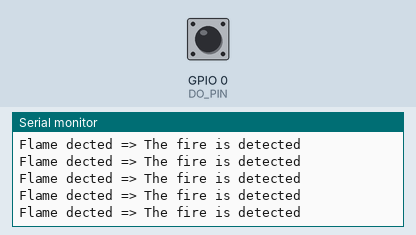
Recording of a sketch running on a simulated ESP32. Parts: the last lines printed to the serial monitor. Inputs (shaded band) come from the test bench; at power-on: GPIO 0 (DO_PIN) LOW.

Above: at 1.2 s.
1.3 s: GPIO 0 (DO_PIN) driven HIGH
At 1.38 s:
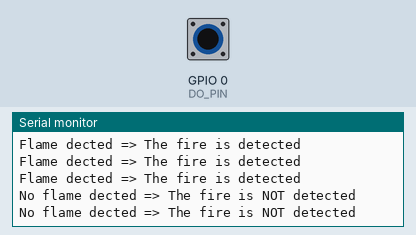
3.2 s: GPIO 0 (DO_PIN) driven LOW
At 3.26 s:
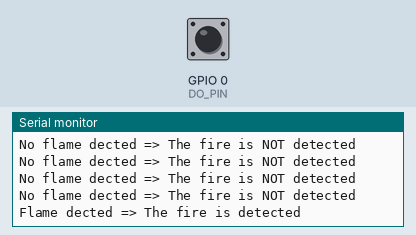
6.2 s: GPIO 0 (DO_PIN) driven HIGH
At 6.32 s:
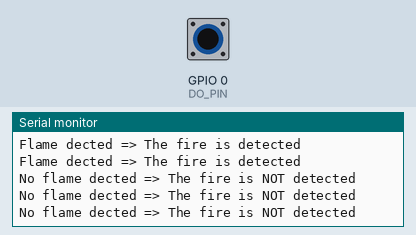

The sketch:

Read_flame_sensor.ino
```cpp
/*
 * This ESP32 code is created by esp32io.com
 *
 * This ESP32 code is released in the public domain
 *
 * For more detail (instruction and wiring diagram), visit https://esp32io.com/tutorials/esp32-flame-sensor
 *
 * red fire
 */

#define DO_PIN 0  // ESP32's pin GPIO13 connected to DO pin of the flame sensor

void setup() {
  // initialize serial communication
  Serial.begin(9600);
  // initialize the ESP32's pin as an input
  pinMode(DO_PIN, INPUT);
}

void loop() {
  int flame_state = digitalRead(DO_PIN);
//  Serial.println(flame_state);

    if (flame_state == HIGH)
      Serial.println("No flame dected => The fire is NOT detected");
  else
      Serial.println("Flame dected => The fire is detected");
}
```

Measured:
- after the input at 1.3 s, the serial monitor: prints a new line at once (image 1)
- after the input at 6.2 s, the serial monitor: prints a new line at once (image 3)
